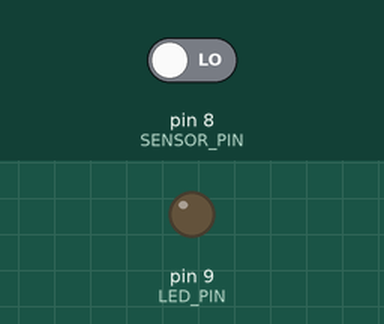
Simulated run of this sketch. Board: Arduino Uno, built with avr-gcc and run on an emulated ATmega328P. Parts: output pins drawn as LEDs (lit = HIGH). The test bench sets the inputs (shaded band); at power-on: pin 8 (SENSOR_PIN) LOW. What the sketch prints to the serial monitor is not drawn.

Above: at 1.2 s.
1.3 s: pin 8 (SENSOR_PIN) driven HIGH
At 2.3 s:
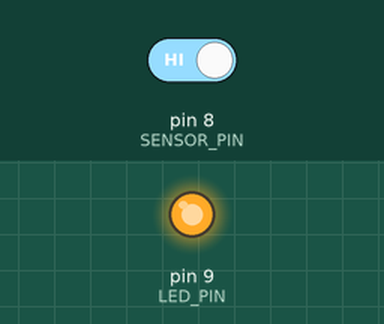
2.8 s: pin 8 (SENSOR_PIN) driven LOW
At 3.5 s:
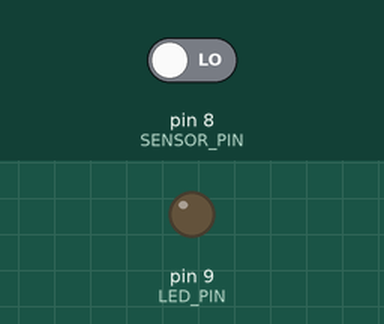
Timing chart, 0 to 5.8 s (numbered marks = the images above; inputs shaded):
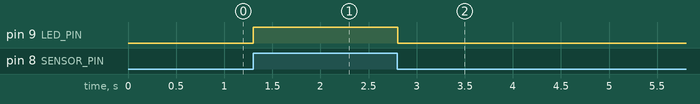

The sketch:

sovimientoSensor.ino
```cpp
#define DEBUG

uint8_t SENSOR_PIN = 8;
uint8_t LED_PIN = 9;

void setup() {

    #ifdef DEBUG
    Serial.begin(9600);
    #endif

    pinMode(SENSOR_PIN, INPUT);
    pinMode(LED_PIN, OUTPUT);

    Serial.println("Started");
}

void loop() {

    digitalWrite(LED_PIN, digitalRead(SENSOR_PIN));
    Serial.println(digitalRead(SENSOR_PIN));
}
```

Measured:
- after the input at 1.3 s, pin 9 (LED_PIN): LOW → HIGH at once
- after the input at 2.8 s, pin 9 (LED_PIN): HIGH → LOW at once
